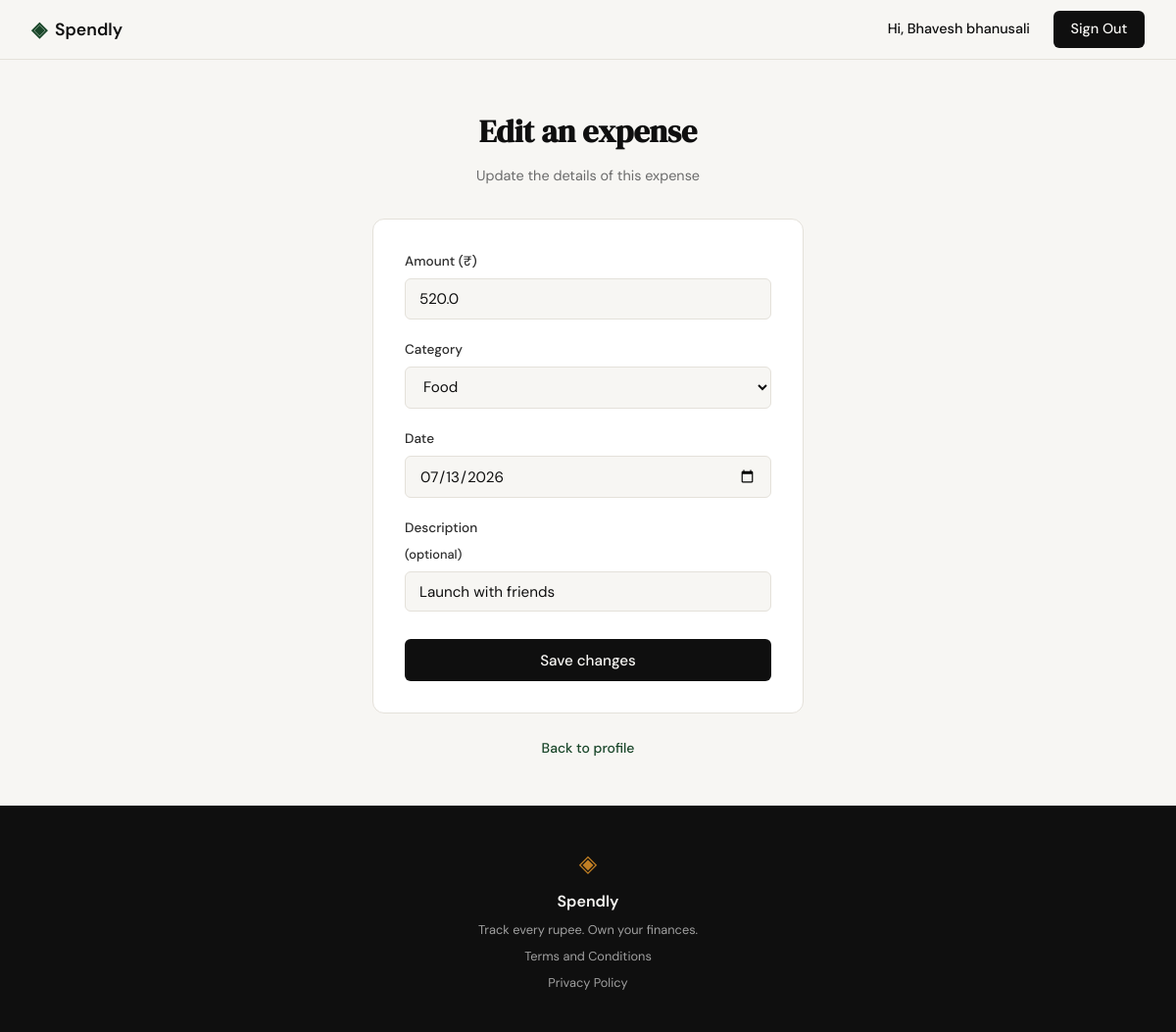
The app's page /expenses/39/edit (signed in) with its own data.
### tables this page shows
CREATE TABLE expenses (
            id INTEGER PRIMARY KEY AUTOINCREMENT,
            user_id INTEGER NOT NULL,
            amount REAL NOT NULL,
            category TEXT NOT NULL,
            date TEXT NOT NULL,
            description TEXT,
            created_at TEXT DEFAULT (datetime('now')),
            FOREIGN KEY (user_id) REFERENCES users (id)
        );

### app.py (the view, shortened to what this page needs)
@app.route("/expenses/<int:id>/edit", methods=["GET", "POST"])
def edit_expense(id):
    user_id = session.get("user_id")
    if not user_id:
        return redirect(url_for("login"))
    expense = get_expense(id, user_id)
    if expense is None:
        abort(404)
    if request.method == "GET":
        return render_template(
            "edit_expense.html",
            categories=EXPENSE_CATEGORIES,
            expense=expense,
            values={
                "amount": expense["amount"],
                "category": expense["category"],
                "date": expense["date"],
                "description": expense["description"] or "",
            },
        )

### database/db.py (called while the page is built)
def get_db():
    conn = sqlite3.connect(DB_PATH)
    conn.row_factory = sqlite3.Row
    conn.execute("PRAGMA foreign_keys = ON")
    return conn

def get_expense(expense_id, user_id):
    conn = get_db()
    row = conn.execute(
        "SELECT id, user_id, amount, category, date, description "
        "FROM expenses WHERE id = ? AND user_id = ?",
        (expense_id, user_id),
    ).fetchone()
    conn.close()
    return dict(row) if row else None

### templates/edit_expense.html (shortened to what this page needs)
{% extends "base.html" %}
{% block content %}
<section class="auth-section">
    <div class="auth-container">
        <div class="auth-header">
            <h1 class="auth-title">Edit an expense</h1>
            <p class="auth-subtitle">Update the details of this expense</p>
        </div>
        <div class="auth-card">
            <form method="POST" action="{{ url_for('edit_expense', id=expense.id) }}">
                <div class="form-group">
                    <label for="amount">Amount (₹)</label>
                    <input type="number" id="amount" name="amount"
                           class="form-input" placeholder="0.00"
                           step="0.01" min="0.01"
                           value="{{ values.amount }}"
                           required autofocus>
                </div>
                <div class="form-group">
                    <label for="category">Category</label>
                    <select id="category" name="category" class="form-input" required>
                        {% for cat in categories %}
                        <option value="{{ cat }}"{{ ' selected' if values.category == cat else '' }}>{{ cat }}</option>
                        {% endfor %}
                    </select>
                </div>
                <div class="form-group">
                    <label for="date">Date</label>
                    <input type="date" id="date" name="date"
                           class="form-input"
                           value="{{ values.date }}" required>
                </div>
                <div class="form-group">
                    <label for="description">Description <span class="field-hint">(optional)</span></label>
                    <input type="text" id="description" name="description"
                           class="form-input" placeholder="e.g. Lunch with friends"
                           value="{{ values.description }}">
                </div>
                <button type="submit" class="btn-submit">Save changes</button>
            </form>
        </div>
        <p class="auth-switch">
            <a href="{{ url_for('profile') }}">Back to profile</a>
        </p>
    </div>
</section>
{% endblock %}

### static/css/style.css (style rules this page uses)
:root { --ink: #0f0f0f; --ink-soft: #2d2d2d; --ink-muted: #6b6b6b; --ink-faint: #a0a0a0; --paper: #f7f6f3; --paper-warm: #f0ede6; --paper-card: #ffffff; --accent: #1a472a; --accent-light: #e8f0eb; --accent-2: #c17f24; --accent-2-light: #fdf3e3; --danger: #c0392b; --danger-light: #fdecea; --border: #e4e1da; --border-soft: #eeebe4; --font-display: 'DM Serif Display', Georgia, serif; --font-body: 'DM Sans', system-ui, sans-serif; --max-width: 1200px; --auth-width: 440px; --radius-sm: 6px; --radius-md: 12px; --radius-lg: 20px; }
*, *::before, *::after { box-sizing: border-box; margin: 0; padding: 0; }
html { font-size: 16px; scroll-behavior: smooth; }
body { background: var(--paper); color: var(--ink); font-family: var(--font-body); font-size: 1rem; line-height: 1.6; -webkit-font-smoothing: antialiased; }
a { color: inherit; text-decoration: none; }
.auth-section { min-height: calc(100vh - 60px - 100px); display: flex; align-items: center; justify-content: center; padding: 3rem 2rem; }
.auth-container { width: 100%; max-width: var(--auth-width); }
.auth-header { text-align: center; margin-bottom: 2rem; }
.auth-title { font-family: var(--font-display); font-size: 2rem; color: var(--ink); margin-bottom: 0.5rem; }
.auth-subtitle { font-size: 0.9rem; color: var(--ink-muted); }
.auth-card { background: var(--paper-card); border: 1px solid var(--border); border-radius: var(--radius-md); padding: 2rem; margin-bottom: 1.5rem; }
.form-group { margin-bottom: 1.25rem; }
.form-group label { display: block; font-size: 0.85rem; font-weight: 500; color: var(--ink-soft); margin-bottom: 0.4rem; }
.form-input { width: 100%; padding: 0.6rem 0.875rem; border: 1px solid var(--border); border-radius: var(--radius-sm); font-family: var(--font-body); font-size: 0.95rem; color: var(--ink); background: var(--paper); outline: none; transition: border-color 0.2s; }
.form-input::placeholder { color: var(--ink-faint); }
.btn-submit { width: 100%; padding: 0.7rem; background: var(--ink); color: var(--paper); border: none; border-radius: var(--radius-sm); font-family: var(--font-body); font-size: 0.95rem; font-weight: 500; cursor: pointer; transition: background 0.2s; margin-top: 0.5rem; }
.field-hint { display: block; margin-top: 0.4rem; font-size: 0.8rem; min-height: 1rem; }
.auth-switch { text-align: center; font-size: 0.875rem; color: var(--ink-muted); }
.auth-switch a { color: var(--accent); font-weight: 500; }
:root { --lp-green: #16a34a; --lp-green-soft: #e6f6ec; --lp-red: #e5484d; --lp-ink: #0f1115; --lp-gray: #667085; --lp-frame: #f4f4f5; --lp-track: #ececec; --lp-line: #ededed; }
:root { --cat-food: #c17f24; --cat-transport: #3b82f6; --cat-bills: #8b5cf6; --cat-health: #16a34a; --cat-entertainment: #e5484d; --cat-shopping: #db2777; --cat-other: #667085; }

### records on screen
expenses: amount "520.0", date "07/13/2026", description "Launch with friends"

### other values on screen
{{ session['user_name'] }} "Bhavesh bhanusali"
form field category "Food"
